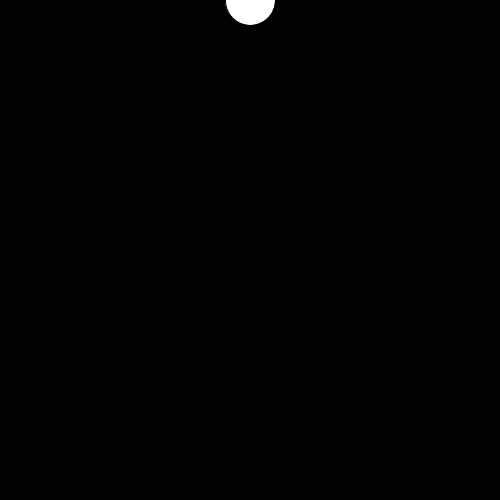
Frame 1 (no input)
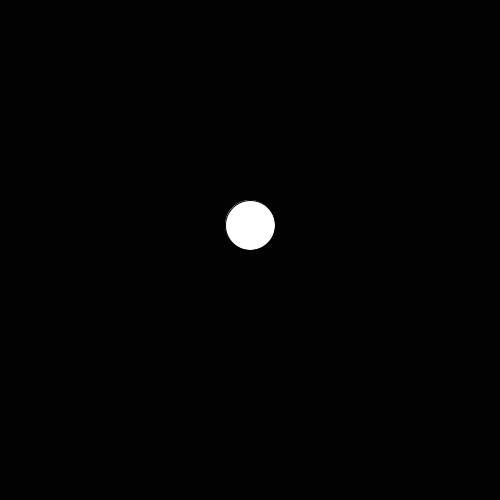
Frame 60 (the mouse pressed at the canvas centre just before this capture)
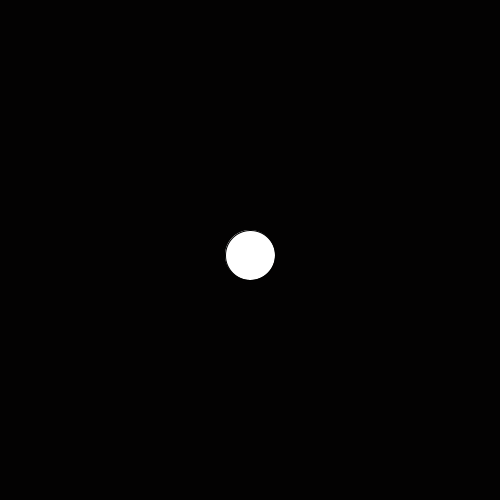
Frame 120 (the mouse held since frame 60 and released just before this capture)

The Processing sketch that drew these frames (run headless with seeded random() and noise(); from frame 60 on, the mouse is pressed at the canvas centre):

// Processing sketch: gravityball
// ── gravityball.pde
int x;
int y;
int sz;
int v=10;
int a;

void setup () {
  size (500, 500);
  x=width/2;
  sz=50;
  a=5;
  y=0;
}

void draw () {
  background (#030202);
  ellipse (x, y, sz, sz);
  v=v+a;
  y=y+v;

  if (y+sz/2>=height) {
    y= height-sz/2;

    v*=-1;
  }

}
